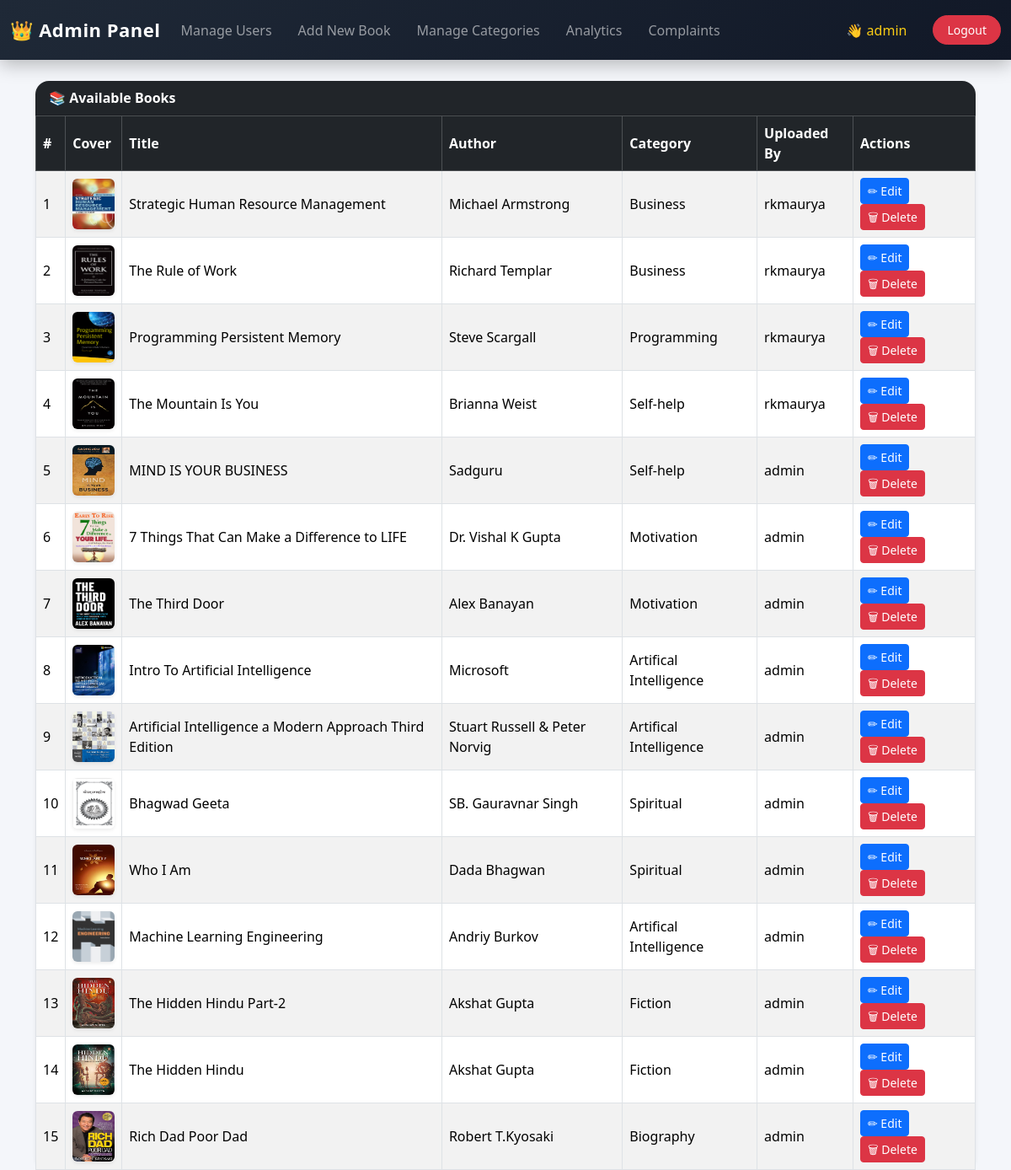
The page /admin_dashboard/ (signed in) on the database its author committed.
### snippets/models.py (models this page shows, shortened)
class Book(models.Model):
    title = models.CharField(max_length=200)
    author = models.CharField(max_length=100)
    publish_date = models.DateTimeField(null=True, blank=True)
    description = models.TextField(blank=True, null=True)
    category = models.ForeignKey(
    Category,
    on_delete=models.CASCADE,
    related_name="books"
)
    cover_image = models.ImageField(upload_to='book_covers/', null=True, blank=True)
    book_file = models.FileField(upload_to='book_files/', null=True, blank=True)
    created_by = models.ForeignKey(User, on_delete=models.CASCADE)
    views = models.PositiveIntegerField(default=0)
    downloads = models.PositiveIntegerField(default=0)

class Category(models.Model):
    name = models.CharField(max_length=100, unique=True)
    def __str__(self):
        return self.name

### snippets/views.py (the view)
# urls.py: path('admin_dashboard/', views.admin_dashboard, name='admin_dashboard'),
@login_required
def admin_dashboard(request):
    search = request.GET.get("search")
    books = Book.objects.all().order_by('-id')
    if search:
        books = books.filter(
            models.Q(title__icontains=search) |
            models.Q(author__icontains=search)
        )
    visitor_count = VisitorCount.objects.get(id=1).count
    return render(request, "dashboard/admin_dashboard.html", {
        "books": books,
        "visitor_count": visitor_count
    })

### snippets/templates/dashboard/admin_dashboard.html (shortened to what this page needs)
{% load static %}
<!doctype html>
<html lang="en">
  <head>
    <link
      href="https://cdn.jsdelivr.net/npm/bootstrap@5.3.2/dist/css/bootstrap.min.css"
      rel="stylesheet"
    />
  </head>
  <body>
    <nav class="navbar navbar-expand-lg navbar-dark bg-dark fixed-top">
      <div class="container-fluid">
        <a class="navbar-brand" href="{% url 'admin_dashboard' %}">
          👑 Admin Panel
        </a>
        <div class="collapse navbar-collapse" id="adminNavbar">
          <ul class="navbar-nav me-auto mb-2 mb-lg-0">
            <li class="nav-item">
              <a class="nav-link" href="{% url 'manage_users' %}"
                >Manage Users</a
              >
            </li>
            <li class="nav-item">
              <a
                class="nav-link {% if request.resolver_match.url_name == 'add_book' %}active{% endif %}"
                href="{% url 'admin_add_book' %}"
              >
                Add New Book
              </a>
            </li>
            <li class="nav-item">
              <a class="nav-link" href="{% url 'admin_manage_category' %}"
                >Manage Categories</a
              >
            </li>
            <li class="nav-item">
              <a class="nav-link" href="{% url 'analytics' %}">Analytics</a>
            </li>
            <li class="nav-item">
              <a class="nav-link" href="{% url 'admin_complaints' %}"
                >Complaints</a
              >
            </li>
          </ul>
          <ul class="navbar-nav ms-auto align-items-center">
            <li class="nav-item">
              <span class="nav-link welcome-text">
                👋 {{ request.user.username }}
              </span>
            </li>
            <li class="nav-item">
              <a
                class="btn btn-danger btn-sm logout-btn ms-2"
                href="{% url 'logout' %}"
              >
                Logout
              </a>
            </li>
          </ul>
        </div>
      </div>
    </nav>
    <div class="container mt-5 pt-4">
      <div class="card shadow-sm mt-4">
        <div class="card-header bg-dark text-white">📚 Available Books</div>
        <div class="card-body p-0">
          <table class="table table-striped table-bordered mb-0">
            <thead class="table-dark">
              <tr>
                <th>#</th>
                <th>Cover</th>
                <th>Title</th>
                <th>Author</th>
                <th>Category</th>
                <th>Uploaded By</th>
                <th>Actions</th>
              </tr>
            </thead>
            <tbody>
              {% for book in books %}
              <tr>
                <td>{{ forloop.counter }}</td>
                <td>
                  {% if book.cover_image %}
                  <img
                    src="{{ book.cover_image.url }}"
                    width="50"
                    height="60"
                    class="rounded shadow-sm"
                  />
                  {% else %}
                  <span class="text-muted">No Image</span>
                  {% endif %}
                </td>
                <td>{{ book.title }}</td>
                <td>{{ book.author }}</td>
                <td>{{ book.category }}</td>
                <td>{{ book.created_by.username }}</td>
                <td>
                  <a
                    href="{% url 'edit_book' book.id %}"
                    class="btn btn-sm btn-primary"
                    >✏ Edit</a
                  >
                  <a
                    href="{% url 'delete_book' book.id %}"
                    class="btn btn-sm btn-danger"
                    onclick="
                      return confirm('Are you sure you want to delete?');
                    "
                    >🗑 Delete</a
                  >
                </td>
              </tr>
              {% endfor %}
            </tbody>
          </table>
        </div>
      </div>
    </div>
  </body>
</html>

### snippets/templates/dashboard/admin_dashboard.html (style rules this page uses)
body { background: #f4f6fa; font-family: "Segoe UI", sans-serif; }
.navbar { background: linear-gradient(135deg, #1f2937, #111827) !important; box-shadow: 0 6px 20px rgba(0, 0, 0, 0.25); padding: 14px 0; }
.navbar-brand { font-size: 22px; font-weight: 600; letter-spacing: 0.5px; }
.navbar .nav-link { position: relative; font-weight: 500; margin-right: 15px; transition: 0.3s ease; }
.navbar .nav-link::after { content: ""; position: absolute; bottom: -6px; left: 0; width: 0%; height: 2px; background: #4f7cff; transition: width 0.3s ease; }
.welcome-text { font-weight: 500; color: #facc15 !important; margin-right: 10px; }
.logout-btn { border-radius: 20px; padding: 6px 16px; font-weight: 500; transition: 0.3s ease; }
.card { border: none; border-radius: 16px; }
.card-header { font-weight: 600; border-radius: 16px 16px 0 0 !important; }
.table td, .table th { vertical-align: middle; }

### rows shown on the page
Book: cover_image (picture), title "Strategic Human Resource Management", author "Michael Armstrong", category "Business", created_by.username "rkmaurya"
Book: cover_image (picture), title "The Rule of Work", author "Richard Templar", category "Business", created_by.username "rkmaurya"
Book: cover_image (picture), title "Programming Persistent Memory", author "Steve Scargall", category "Programming", created_by.username "rkmaurya"
Book: cover_image (picture), title "The Mountain Is You", author "Brianna Weist", category "Self-help", created_by.username "rkmaurya"
Book: cover_image (picture), title "MIND IS YOUR BUSINESS", author "Sadguru", category "Self-help", created_by.username "admin"
Book: cover_image (picture), title "7 Things That Can Make a Difference to LIFE", author "Dr. Vishal K Gupta", category "Motivation", created_by.username "admin"
Book: cover_image (picture), title "The Third Door", author "Alex Banayan", category "Motivation", created_by.username "admin"
Book: cover_image (picture), title "Intro To Artificial Intelligence", author "Microsoft", category "Artifical Intelligence", created_by.username "admin"
Book: cover_image (picture), title "Artificial Intelligence a Modern Approach Third Edition", author "Stuart Russell & Peter Norvig", category "Artifical Intelligence", created_by.username "admin"
Book: cover_image (picture), title "Bhagwad Geeta", author "SB. Gauravnar Singh", category "Spiritual", created_by.username "admin"
Book: cover_image (picture), title "Who I Am", author "Dada Bhagwan", category "Spiritual", created_by.username "admin"
Book: cover_image (picture), title "Machine Learning Engineering", author "Andriy Burkov", category "Artifical Intelligence", created_by.username "admin"
Book: cover_image (picture), title "The Hidden Hindu Part-2", author "Akshat Gupta", category "Fiction", created_by.username "admin"
Book: cover_image (picture), title "The Hidden Hindu", author "Akshat Gupta", category "Fiction", created_by.username "admin"
Book: cover_image (picture), title "Rich Dad Poor Dad", author "Robert T.Kyosaki", category "Biography", created_by.username "admin"

### other values the page prints
{{ request.user.username }} "admin"
